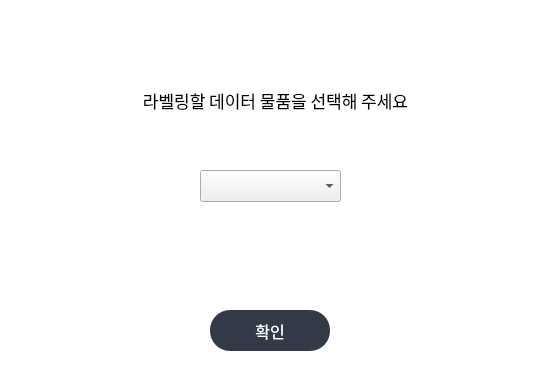
<?xml version="1.0" encoding="UTF-8"?>
<ui version="4.0">
 <class>label_dialog</class>
 <widget class="QDialog" name="label_dialog">
  <property name="geometry">
   <rect>
    <x>0</x>
    <y>0</y>
    <width>552</width>
    <height>380</height>
   </rect>
  </property>
  <property name="windowTitle">
   <string>Dialog</string>
  </property>
  <property name="styleSheet">
   <string notr="true">QDialog{
	background-color: #fff;
}
QPushButton {
	background-color: #313a46;
	color: #fff;
	border: none;
	border-radius: 20px;
	width: 120px;
	height: 60px;
}
QPushButton:hover{
	background-color:rgba(86,101,115,0.5);
	color:  #fff;
}</string>
  </property>
  <widget class="QLabel" name="label_label">
   <property name="geometry">
    <rect>
     <x>20</x>
     <y>80</y>
     <width>511</width>
     <height>41</height>
    </rect>
   </property>
   <property name="sizePolicy">
    <sizepolicy hsizetype="Fixed" vsizetype="Fixed">
     <horstretch>0</horstretch>
     <verstretch>0</verstretch>
    </sizepolicy>
   </property>
   <property name="font">
    <font>
     <family>맑은 고딕</family>
     <pointsize>13</pointsize>
     <weight>50</weight>
     <bold>false</bold>
    </font>
   </property>
   <property name="text">
    <string>라벨링할 데이터 물품을 선택해 주세요</string>
   </property>
   <property name="alignment">
    <set>Qt::AlignCenter</set>
   </property>
  </widget>
  <widget class="QComboBox" name="item_combo">
   <property name="geometry">
    <rect>
     <x>200</x>
     <y>170</y>
     <width>141</width>
     <height>32</height>
    </rect>
   </property>
   <property name="sizePolicy">
    <sizepolicy hsizetype="Preferred" vsizetype="Fixed">
     <horstretch>0</horstretch>
     <verstretch>0</verstretch>
    </sizepolicy>
   </property>
   <property name="font">
    <font>
     <pointsize>15</pointsize>
     <kerning>false</kerning>
    </font>
   </property>
   <property name="layoutDirection">
    <enum>Qt::LeftToRight</enum>
   </property>
  </widget>
  <widget class="QPushButton" name="label_button">
   <property name="geometry">
    <rect>
     <x>210</x>
     <y>310</y>
     <width>120</width>
     <height>41</height>
    </rect>
   </property>
   <property name="maximumSize">
    <size>
     <width>120</width>
     <height>16777215</height>
    </size>
   </property>
   <property name="font">
    <font>
     <family>맑은 고딕</family>
     <pointsize>12</pointsize>
    </font>
   </property>
   <property name="contextMenuPolicy">
    <enum>Qt::DefaultContextMenu</enum>
   </property>
   <property name="layoutDirection">
    <enum>Qt::LeftToRight</enum>
   </property>
   <property name="styleSheet">
    <string notr="true"/>
   </property>
   <property name="text">
    <string>확인</string>
   </property>
  </widget>
 </widget>
 <resources/>
 <connections/>
</ui>
